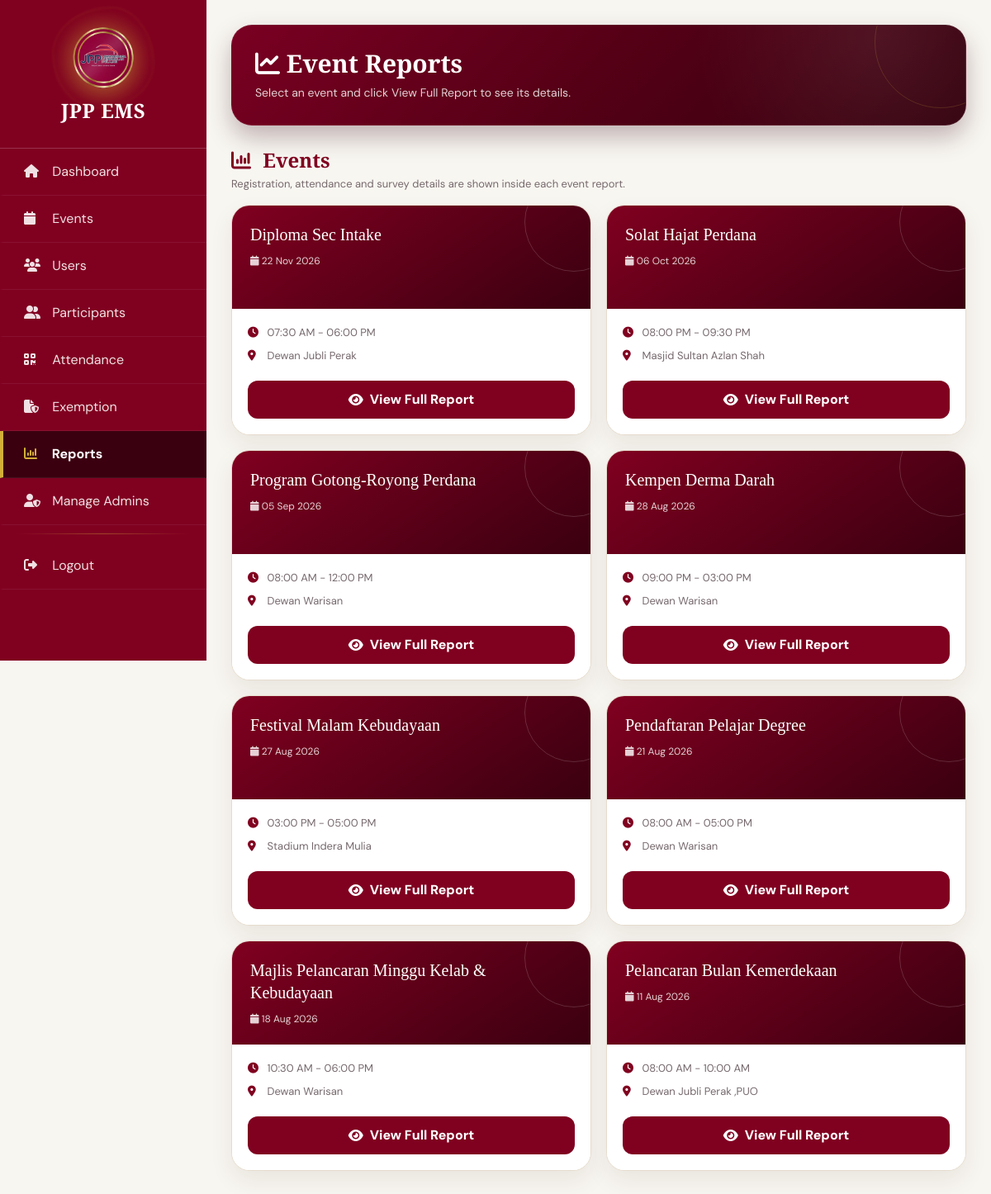
/ems/admin/reports.php (signed in), run on the app's committed database.
### tables this page shows
CREATE TABLE `events` (
  `event_id` int(11) NOT NULL,
  `event_title` varchar(200) NOT NULL,
  `description` text NOT NULL,
  `event_date` date NOT NULL,
  `start_time` time NOT NULL,
  `end_time` time NOT NULL,
  `venue` varchar(200) NOT NULL,
  `quota` int(11) NOT NULL,
  `poster` varchar(255) NOT NULL,
  `status` varchar(20) NOT NULL
);

### ems/admin/reports.php (the view, shortened to what this page needs)
<?php
include("../includes/db.php");
$events_sql = "
    SELECT
        e.event_id,
        e.event_title,
        e.event_date,
        e.start_time,
        e.end_time,
        e.venue,
        e.quota,
        COUNT(DISTINCT CASE
            WHEN LOWER(TRIM(r.status))='registered'
            THEN r.registration_id
        END) AS total_participants,
        COUNT(DISTINCT CASE
            WHEN LOWER(TRIM(r.status))='registered'
            AND LOWER(TRIM(a.attendance_status))='present'
            THEN r.registration_id
        END) AS total_present,
        COUNT(DISTINCT CASE
            WHEN LOWER(TRIM(r.status))='registered'
            AND sc.confirmation_id IS NOT NULL
            THEN r.registration_id
        END) AS total_survey_responses
    FROM events e
    LEFT JOIN registrations r
        ON e.event_id = r.event_id
    LEFT JOIN attendance a
        ON r.registration_id = a.registration_id
    LEFT JOIN survey_confirmations sc
        ON sc.user_id = r.user_id
        AND sc.event_id = r.event_id
    GROUP BY
        e.event_id,
        e.event_title,
        e.event_date,
        e.start_time,
        e.end_time,
        e.venue,
        e.quota
    ORDER BY
        e.event_date DESC,
        e.event_id DESC
";
$events_result = mysqli_query($conn,$events_sql);
?>
<!DOCTYPE html>
<html lang="en">
<head>
<link
    href="https://cdn.jsdelivr.net/npm/bootstrap@5.3.3/dist/css/bootstrap.min.css"
    rel="stylesheet"
>
<link
    rel="stylesheet"
    href="https://cdnjs.cloudflare.com/ajax/libs/font-awesome/6.5.2/css/all.min.css"
>
</head>
<body>
<?php include("admin_menu.php"); ?>
<div class="main">
    <div class="topbar">
        <h3>
            <i class="fa fa-chart-line"></i>
            Event Reports
        </h3>
        <p>
            Select an event and click View Full Report to see its details.
        </p>
    </div>
    <div class="section-title">
        <h4>
            <i class="fa fa-chart-column me-2"></i>
            Events
        </h4>
        <p>
            Registration, attendance and survey details are shown inside each event report.
        </p>
    </div>
    <?php if(mysqli_num_rows($events_result)>0): ?>
        <div class="report-grid">
        <?php while($row=mysqli_fetch_assoc($events_result)): ?>
            <div class="event-card">
                <div class="event-top">
                    <h5>
                        <?= htmlspecialchars($row['event_title']) ?>
                    </h5>
                    <div class="event-date">
                        <i class="fa fa-calendar"></i>
                        <?= date('d M Y',strtotime($row['event_date'])) ?>
                    </div>
                </div>
                <div class="event-body">
                    <div class="info">
                        <i class="fa fa-clock"></i>
                        <?= date('h:i A',strtotime($row['start_time'])) ?>
                        -
                        <?= date('h:i A',strtotime($row['end_time'])) ?>
                    </div>
                    <div class="info">
                        <i class="fa fa-location-dot"></i>
                        <?= htmlspecialchars($row['venue']) ?>
                    </div>
                    <a
                        class="view-btn"
                        href="report_event.php?event_id=<?= urlencode($row['event_id']) ?>"
                    >
                        <i class="fa fa-eye"></i>
                        View Full Report
                    </a>
                </div>
            </div>
        <?php endwhile; ?>
        </div>
    <?php endif; ?>
</div>
</body>
</html>

### ems/admin/reports.php (style rules this page uses)
:root { --maroon:#800020; --deep:#1b000a; --wine:#43000f; --gold:#d4af37; --gold2:#e0c476; --cream:#fbf7ef; }
* { box-sizing:border-box; font-family:'DM Sans',sans-serif; }
body { margin:0; background: radial-gradient(circle at 15% 0%, rgba(212,175,55,.10), transparent 30%), radial-gradient(circle at 90% 10%, rgba(128,0,32,.35), transparent 35%), linear-gradient(160deg, #170008, #2b000b 45%, #170008); background-attachment:fixed; color:var(--cream); }
.main { margin-left:250px; padding:30px; min-height:100vh; }
.topbar { position:relative; overflow:hidden; color:#fff; background: radial-gradient(circle at 88% 15%,rgba(212,175,55,.18),transparent 25%), linear-gradient(135deg,#120006,#43000f 48%,#70001e); border-radius:25px; padding:28px; box-shadow:0 20px 45px rgba(44,0,12,.17); margin-bottom:22px; border:1px solid rgba(212,175,55,.16); }
.topbar:after { content:""; position:absolute; width:160px; height:160px; border:1px solid rgba(212,175,55,.18); border-radius:50%; right:-50px; top:-60px; }
.topbar h3 { position:relative; z-index:2; margin:0; font-family:'Playfair Display',serif; font-weight:700; font-size:30px; }
.topbar p { position:relative; z-index:2; margin:7px 0 0; color:rgba(255,255,255,.72); font-size:14px; }
.section-title { margin:28px 0 16px; }
.section-title h4 { margin:0; color:var(--cream); font-family:'Playfair Display',serif; font-weight:700; }
.section-title p { margin:4px 0 0; color:rgba(255,255,255,.55); font-size:13px; }
.report-grid { display:grid; grid-template-columns:repeat(auto-fill,minmax(300px,1fr)); gap:18px; }
.event-card { background:linear-gradient(160deg, rgba(255,255,255,.06), rgba(255,255,255,.02)); backdrop-filter:blur(10px); border-radius:22px; border:1px solid rgba(212,175,55,.18); overflow:hidden; box-shadow:0 12px 30px rgba(0,0,0,.25); transition:.35s; height:100%; }
.event-top { padding:22px; color:#fff; min-height:125px; position:relative; overflow:hidden; background:linear-gradient(145deg,#650019,#2b000b); }
.event-top:after { content:""; position:absolute; width:120px; height:120px; border:1px solid rgba(212,175,55,.2); border-radius:50%; right:-40px; top:-40px; }
.event-top h5 { position:relative; z-index:2; margin:0 0 9px; font-family:'Playfair Display',serif; font-size:20px; line-height:1.35; }
.event-date { position:relative; z-index:2; font-size:12px; color:rgba(255,255,255,.76); }
.event-body { padding:19px; }
.info { color:rgba(255,255,255,.6); font-size:13px; margin-bottom:8px; }
.info i { color:var(--gold2); width:20px; }
.view-btn { display:inline-flex; align-items:center; justify-content:center; gap:8px; width:100%; border:0; border-radius:12px; padding:11px; margin-top:13px; background:var(--maroon); color:#fff; font-weight:800; text-decoration:none; transition:.25s; }
body { background:#f8f6f1!important;color:#302629!important }
.topbar { background:#fffdf9!important;color:#4a3b3f!important;border:1px solid #e6dccd!important;border-left:4px solid var(--gold);box-shadow:0 14px 32px rgba(64,31,18,.08)!important }
.topbar h3 { color:var(--maroon)!important }
.topbar p { color:#76696d!important }
.section-title h4 { color:var(--maroon)!important }
.section-title p { color:#76696d!important }
.event-card { background:#fff!important;border:1px solid #e6dccd!important;box-shadow:0 12px 28px rgba(64,31,18,.08)!important;backdrop-filter:none }
.event-body { background:#fff }
.info { color:#76696d!important }
.event-top { background:linear-gradient(145deg,#800020,#3a0010)!important;color:#fff!important;border-bottom:0!important }
.event-top:after { border-color:rgba(255,255,255,.16)!important }
.event-top h5 { color:#fff!important }
.event-date { color:rgba(255,255,255,.82)!important }
.info i { color:#800020!important }

### ems/admin/admin_menu.php (style rules this page uses)
body .topbar, body .dashboard-hero { position:relative; background: radial-gradient(circle at 88% 12%,rgba(255,255,255,.08),transparent 28%), linear-gradient(135deg,#7a0022 0%,#560016 48%,#33000d 100%) !important; border:1px solid rgba(255,255,255,.08) !important; border-left:1px solid rgba(255,255,255,.08) !important; box-shadow:0 14px 30px rgba(52,0,18,.28) !important; color:#fff !important; backdrop-filter:none !important; }
body .topbar h3, body .topbar h4, body .dashboard-hero h1 { color:#fff !important; text-shadow:none; }
body .topbar h3 i, body .topbar h4 i { color:#fff !important }
body .dashboard-hero p, body .topbar p, body .topbar .text-muted { color:rgba(255,255,255,.82) !important }

### data on the page
events: event_title "Diploma Sec Intake", event_date "22 Nov 2026", start_time "07:30 AM", end_time "06:00 PM", venue "Dewan Jubli Perak"
events: event_title "Solat Hajat Perdana", event_date "06 Oct 2026", start_time "08:00 PM", end_time "09:30 PM", venue "Masjid Sultan Azlan Shah"
events: event_title "Program Gotong-Royong Perdana", event_date "05 Sep 2026", start_time "08:00 AM", end_time "12:00 PM", venue "Dewan Warisan"
events: event_title "Kempen Derma Darah", event_date "28 Aug 2026", start_time "09:00 PM", end_time "03:00 PM", venue "Dewan Warisan"
events: event_title "Festival Malam Kebudayaan", event_date "27 Aug 2026", start_time "03:00 PM", end_time "05:00 PM", venue "Stadium Indera Mulia"
events: event_title "Pendaftaran Pelajar Degree", event_date "21 Aug 2026", start_time "08:00 AM", end_time "05:00 PM", venue "Dewan Warisan"
events: event_title "Majlis Pelancaran Minggu Kelab & Kebudayaan", event_date "18 Aug 2026", start_time "10:30 AM", end_time "06:00 PM", venue "Dewan Warisan"
events: event_title "Pelancaran Bulan Kemerdekaan", event_date "11 Aug 2026", start_time "08:00 AM", end_time "10:00 AM", venue "Dewan Jubli Perak ,PUO"
